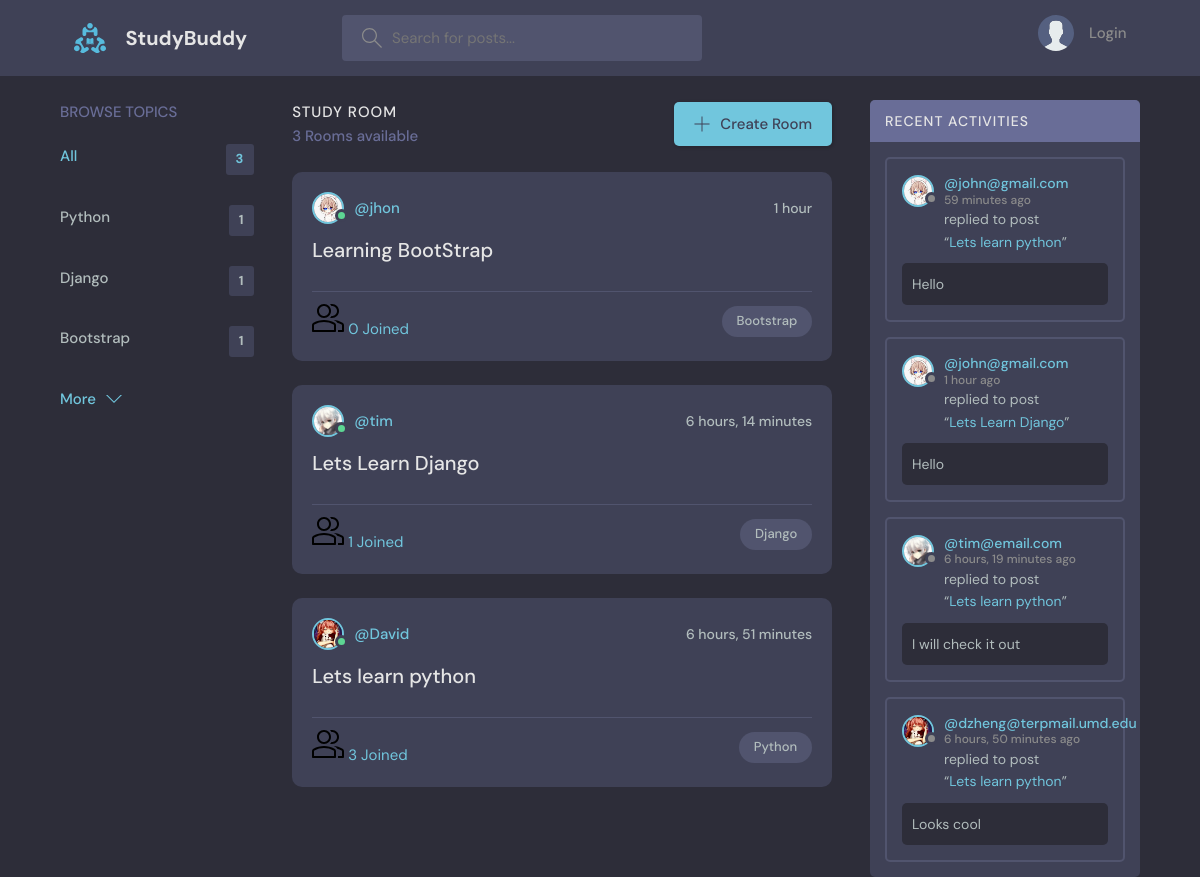
The page / on the database its author committed.
### base/models.py (models this page shows, shortened)
class Topic(models.Model):
    name = models.CharField(max_length=200)

class Room(models.Model):
    host = models.ForeignKey(User, on_delete=models.SET_NULL, null=True)
    topic = models.ForeignKey(Topic, on_delete=models.SET_NULL, null=True)
    name = models.CharField(max_length=200)
    description = models.TextField(null=True, blank=True)
    participants = models.ManyToManyField(
        User, related_name='participants', blank=True)
    updated = models.DateTimeField(auto_now=True)
    created = models.DateTimeField(auto_now_add=True)
    class Meta:
        ordering = ['-updated', '-created']
    def __str__(self) -> str:
        return self.name

class User(AbstractUser):
    name = models.CharField(max_length=200, null=True)
    email = models.EmailField(unique=True)
    bio = models.TextField(null=True)
    USERNAME_FIELD = 'email'
    REQUIRED_FIELDS = []
    avatar = models.ImageField(null=True, default="avatar.svg")

class Message(models.Model):
    user = models.ForeignKey(User, on_delete=models.CASCADE)
    room = models.ForeignKey(Room, on_delete=models.CASCADE)
    body = models.TextField()
    updated = models.DateTimeField(auto_now=True)
    created = models.DateTimeField(auto_now_add=True)
    class Meta:
        ordering = ['-updated', '-created']

### base/views.py (the view)
# urls.py: path('', views.home, name='home'),
def home(request):
    q = request.GET.get('q') if request.GET.get('q') != None else ''
    rooms = Room.objects.filter(
        Q(topic__name__icontains=q) |
        Q(name__icontains=q) |
        Q(description__icontains=q)
    )
    room_count = rooms.count()
    topics = Topic.objects.all()[0:5]
    room_messages = Message.objects.all().filter(
        Q(room__topic__name__icontains=q)
    )
    return render(request, 'base/home.html', {'rooms': rooms, 'topics': topics, 'room_count': room_count, 'room_messages': room_messages})

### base/templates/base/home.html (shortened to what this page needs)
{% extends 'main.html' %}
{% block content %}
    <main class="layout layout--3">
      <div class="container">
        {% include 'base/topics_component.html'%}
        <div class="roomList">
          <div class="roomList__header">
            <div>
              <h2>Study Room</h2>
              <p>{{room_count}} Rooms available</p>
            </div>
            <a class="btn btn--main" href="{% url 'create-room' %}">
              <svg version="1.1" xmlns="http://www.w3.org/2000/svg" width="32" height="32" viewBox="0 0 32 32">
                <title>add</title>
                <path
                  d="M16.943 0.943h-1.885v14.115h-14.115v1.885h14.115v14.115h1.885v-14.115h14.115v-1.885h-14.115v-14.115z"
                ></path>
              </svg>
              Create Room
            </a>
          </div>
          {% include 'base/feed_component.html' %}
        </div>
        {% include 'base/activity_component.html' %}
      </div>
    </main>
{% endblock content %}

### base/templates/base/topics_component.html
<div class="topics">
    <div class="topics__header">
      <h2>Browse Topics</h2>
    </div>
    <ul class="topics__list">
        <li>
            <a href="{% url 'home' %}" class="active">All <span>{{topics.count}}</span></a>
        </li>
        {% for topic in topics%}
            <li>
                <a href="{% url 'home' %}?q={{topic.name}}">{{topic.name}}<span>{{topic.room_set.all.count}}</span></a>
            </li>
        {% endfor %}
    </ul>
    <a class="btn btn--link" href="{% url 'topics' %}">
      More
      <svg version="1.1" xmlns="http://www.w3.org/2000/svg" width="32" height="32" viewBox="0 0 32 32">
        <title>chevron-down</title>
        <path d="M16 21l-13-13h-3l16 16 16-16h-3l-13 13z"></path>
      </svg>
    </a>
  </div>

### base/templates/base/feed_component.html (shortened to what this page needs)
{% for room in rooms %}
<div class="roomListRoom">
    <div class="roomListRoom__header">
      <a href="{% url 'user-profile' room.host.id %}" class="roomListRoom__author">
        <div class="avatar avatar--small active">
          <img src="{{room.host.avatar.url}}" />
        </div>
        <span>@{{room.host.username}}</span>
      </a>
      <div class="roomListRoom__actions">
        <span>{{room.created|timesince}}</span>
      </div>
    </div>
    <div class="roomListRoom__content">
      <a href="{% url 'room' room.id %}">{{room.name}}</a>
    </div>
    <div class="roomListRoom__meta">
      <a class="{% url 'room' room.id %}">
        {{room.participants.all.count}} Joined
      </a>
      <p class="roomListRoom__topic">{{room.topic.name}}</p>
    </div>
  </div>
{% endfor %}

### base/templates/base/activity_component.html (shortened to what this page needs)
<div class="activities">
    <div class="activities__header">
      <h2>Recent Activities</h2>
    </div>
    {% for message in room_messages %}
    <div class="activities__box">
      <div class="activities__boxHeader roomListRoom__header">
        <a href="{% url 'user-profile' message.user.id %}" class="roomListRoom__author">
          <div class="avatar avatar--small">
            <img src="{{message.user.avatar.url}}" />
          </div>
          <p>
            @{{message.user}}
            <span>{{message.created|timesince}} ago</span>
          </p>
        </a>
      </div>
      <div class="activities__boxContent">
        <p>replied to post <br> “<a href="{% url 'room' message.room.id %}">{{message.room}}</a>”</p>
        <div class="activities__boxRoomContent">
            {{message.body}}
        </div>
      </div>
    </div>
    {% endfor %}
  </div>

### rows shown on the page
Topic: name "Python", room_set.all.count "1"
Topic: name "Django", room_set.all.count "1"
Topic: name "Bootstrap", room_set.all.count "1"
Room: host.avatar (picture), host.username "jhon", created "1 hour", name "Learning BootStrap", participants.all.count "0", topic.name "Bootstrap"
Room: host.avatar (picture), host.username "tim", created "6 hours, 14 minutes", name "Lets Learn Django", participants.all.count "1", topic.name "Django"
Room: host.avatar (picture), host.username "David", created "6 hours, 51 minutes", name "Lets learn python", participants.all.count "3", topic.name "Python"
Message: user.avatar (picture), user "john@gmail.com", created "59 minutes", room "Lets learn python", body "Hello"
Message: user.avatar (picture), user "john@gmail.com", created "1 hour", room "Lets Learn Django", body "Hello"
Message: user.avatar (picture), user "tim@email.com", created "6 hours, 19 minutes", room "Lets learn python", body "I will check it out"
Message: user.avatar (picture), user "dzheng@terpmail.umd.edu", created "6 hours, 50 minutes", room "Lets learn python", body "Looks cool"

### other values the page prints
{{ topics.count }} "3"
{{ room_count }} "3"
